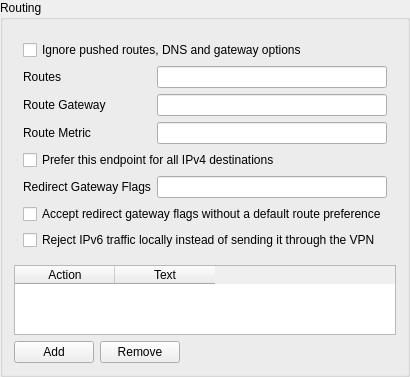
        <widget class="QGroupBox" name="routing_box">
         <property name="title">
          <string>Routing</string>
         </property>
         <layout class="QVBoxLayout" name="routing_box_layout">
          <item>
           <widget class="QWidget" name="routing_box_form_w" native="true">
            <layout class="QFormLayout" name="routing_box_form">
             <item row="0" column="0" colspan="2">
              <widget class="QCheckBox" name="route_no_pull">
               <property name="toolTip">
                <string>&lt;html&gt;&lt;head/&gt;&lt;body&gt;&lt;p&gt;Ignores routes, DNS, route metrics, redirect-gateway, redirect-private and block-ipv6 pushed by the server.&lt;/p&gt;&lt;/body&gt;&lt;/html&gt;</string>
               </property>
               <property name="text">
                <string>Ignore pushed routes, DNS and gateway options</string>
               </property>
              </widget>
             </item>
             <item row="1" column="0">
              <widget class="QLabel" name="routes_l">
               <property name="toolTip">
                <string>&lt;html&gt;&lt;head/&gt;&lt;body&gt;&lt;p&gt;Comma separated prefixes preferred for this endpoint, in addition to routes accepted from the server.&lt;/p&gt;&lt;/body&gt;&lt;/html&gt;</string>
               </property>
               <property name="text">
                <string>Routes</string>
               </property>
              </widget>
             </item>
             <item row="1" column="1">
              <widget class="QLineEdit" name="routes"/>
             </item>
             <item row="2" column="0">
              <widget class="QLabel" name="route_gateway_l">
               <property name="toolTip">
                <string>&lt;html&gt;&lt;head/&gt;&lt;body&gt;&lt;p&gt;IPv4 gateway for routes through the endpoint. The gateway received from the server is used when empty.&lt;/p&gt;&lt;/body&gt;&lt;/html&gt;</string>
               </property>
               <property name="text">
                <string>Route Gateway</string>
               </property>
              </widget>
             </item>
             <item row="2" column="1">
              <widget class="QLineEdit" name="route_gateway"/>
             </item>
             <item row="3" column="0">
              <widget class="QLabel" name="route_metric_l">
               <property name="toolTip">
                <string>&lt;html&gt;&lt;head/&gt;&lt;body&gt;&lt;p&gt;Default metric for routes through the endpoint. The platform default is used when empty.&lt;/p&gt;&lt;/body&gt;&lt;/html&gt;</string>
               </property>
               <property name="text">
                <string>Route Metric</string>
               </property>
              </widget>
             </item>
             <item row="3" column="1">
              <widget class="QLineEdit" name="route_metric"/>
             </item>
             <item row="4" column="0" colspan="2">
              <widget class="QCheckBox" name="redirect_gateway">
               <property name="toolTip">
                <string>&lt;html&gt;&lt;head/&gt;&lt;body&gt;&lt;p&gt;Does not install an operating system default route.&lt;/p&gt;&lt;/body&gt;&lt;/html&gt;</string>
               </property>
               <property name="text">
                <string>Prefer this endpoint for all IPv4 destinations</string>
               </property>
              </widget>
             </item>
             <item row="5" column="0">
              <widget class="QLabel" name="redirect_gateway_flags_l">
               <property name="toolTip">
                <string>&lt;html&gt;&lt;head/&gt;&lt;body&gt;&lt;p&gt;Comma separated OpenVPN redirect-gateway flags, for example !ipv4, def1 or ipv6.&lt;/p&gt;&lt;/body&gt;&lt;/html&gt;</string>
               </property>
               <property name="text">
                <string>Redirect Gateway Flags</string>
               </property>
              </widget>
             </item>
             <item row="5" column="1">
              <widget class="QLineEdit" name="redirect_gateway_flags"/>
             </item>
             <item row="6" column="0" colspan="2">
              <widget class="QCheckBox" name="redirect_private">
               <property name="text">
                <string>Accept redirect gateway flags without a default route preference</string>
               </property>
              </widget>
             </item>
             <item row="7" column="0" colspan="2">
              <widget class="QCheckBox" name="block_ipv6">
               <property name="text">
                <string>Reject IPv6 traffic locally instead of sending it through the VPN</string>
               </property>
              </widget>
             </item>
            </layout>
           </widget>
          </item>
          <item>
           <widget class="QTableWidget" name="pull_filters_table">
            <property name="toolTip">
             <string>&lt;html&gt;&lt;head/&gt;&lt;body&gt;&lt;p&gt;Ordered filters for options pushed by the server. The first filter whose text is a case-sensitive prefix of the complete pushed option is applied.&lt;/p&gt;&lt;/body&gt;&lt;/html&gt;</string>
            </property>
            <property name="selectionBehavior">
             <enum>QAbstractItemView::SelectRows</enum>
            </property>
            <property name="sizeAdjustPolicy">
             <enum>QAbstractScrollArea::AdjustToContents</enum>
            </property>
            <column>
             <property name="text">
              <string>Action</string>
             </property>
            </column>
            <column>
             <property name="text">
              <string>Text</string>
             </property>
            </column>
           </widget>
          </item>
          <item>
           <layout class="QHBoxLayout" name="pull_filters_table_buttons">
            <item>
             <widget class="QPushButton" name="pull_filters_table_add">
              <property name="text">
               <string>Add</string>
              </property>
             </widget>
            </item>
            <item>
             <widget class="QPushButton" name="pull_filters_table_remove">
              <property name="text">
               <string>Remove</string>
              </property>
             </widget>
            </item>
            <item>
             <spacer name="pull_filters_table_spacer">
              <property name="orientation">
               <enum>Qt::Horizontal</enum>
              </property>
              <property name="sizeHint">
               <size>
                <width>0</width>
                <height>0</height>
               </size>
              </property>
             </spacer>
            </item>
           </layout>
          </item>
         </layout>
        </widget>
